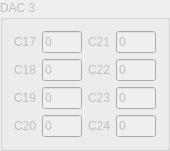
       <widget class="QGroupBox" name="groupBox_9">
        <property name="enabled">
         <bool>false</bool>
        </property>
        <property name="geometry">
         <rect>
          <x>9</x>
          <y>394</y>
          <width>160</width>
          <height>135</height>
         </rect>
        </property>
        <property name="maximumSize">
         <size>
          <width>170</width>
          <height>150</height>
         </size>
        </property>
        <property name="title">
         <string>DAC 3</string>
        </property>
        <layout class="QGridLayout" name="gridLayout_20">
         <item row="0" column="1" colspan="2">
          <layout class="QVBoxLayout" name="verticalLayout_6">
           <item>
            <layout class="QGridLayout" name="gridLayout_21">
             <item row="1" column="0">
              <widget class="QLabel" name="label_36">
               <property name="text">
                <string>C18</string>
               </property>
              </widget>
             </item>
             <item row="2" column="0">
              <widget class="QLabel" name="label_37">
               <property name="text">
                <string>C19</string>
               </property>
              </widget>
             </item>
             <item row="3" column="0">
              <widget class="QLabel" name="label_38">
               <property name="text">
                <string>C20</string>
               </property>
              </widget>
             </item>
             <item row="0" column="1">
              <widget class="QLineEdit" name="dac03channel17">
               <property name="sizePolicy">
                <sizepolicy hsizetype="Fixed" vsizetype="Fixed">
                 <horstretch>0</horstretch>
                 <verstretch>0</verstretch>
                </sizepolicy>
               </property>
               <property name="maximumSize">
                <size>
                 <width>40</width>
                 <height>16777215</height>
                </size>
               </property>
               <property name="text">
                <string>0</string>
               </property>
              </widget>
             </item>
             <item row="1" column="1">
              <widget class="QLineEdit" name="dac03channel18">
               <property name="sizePolicy">
                <sizepolicy hsizetype="Fixed" vsizetype="Fixed">
                 <horstretch>0</horstretch>
                 <verstretch>0</verstretch>
                </sizepolicy>
               </property>
               <property name="maximumSize">
                <size>
                 <width>40</width>
                 <height>16777215</height>
                </size>
               </property>
               <property name="text">
                <string>0</string>
               </property>
              </widget>
             </item>
             <item row="2" column="1">
              <widget class="QLineEdit" name="dac03channel19">
               <property name="sizePolicy">
                <sizepolicy hsizetype="Fixed" vsizetype="Fixed">
                 <horstretch>0</horstretch>
                 <verstretch>0</verstretch>
                </sizepolicy>
               </property>
               <property name="maximumSize">
                <size>
                 <width>40</width>
                 <height>16777215</height>
                </size>
               </property>
               <property name="text">
                <string>0</string>
               </property>
              </widget>
             </item>
             <item row="3" column="1">
              <widget class="QLineEdit" name="dac03channel20">
               <property name="sizePolicy">
                <sizepolicy hsizetype="Fixed" vsizetype="Fixed">
                 <horstretch>0</horstretch>
                 <verstretch>0</verstretch>
                </sizepolicy>
               </property>
               <property name="maximumSize">
                <size>
                 <width>40</width>
                 <height>16777215</height>
                </size>
               </property>
               <property name="text">
                <string>0</string>
               </property>
              </widget>
             </item>
             <item row="0" column="2">
              <widget class="QLabel" name="label_39">
               <property name="text">
                <string>C21</string>
               </property>
              </widget>
             </item>
             <item row="1" column="2">
              <widget class="QLabel" name="label_40">
               <property name="text">
                <string>C22</string>
               </property>
              </widget>
             </item>
             <item row="2" column="2">
              <widget class="QLabel" name="label_41">
               <property name="text">
                <string>C23</string>
               </property>
              </widget>
             </item>
             <item row="3" column="2">
              <widget class="QLabel" name="label_42">
               <property name="text">
                <string>C24</string>
               </property>
              </widget>
             </item>
             <item row="0" column="3">
              <widget class="QLineEdit" name="dac03channel21">
               <property name="sizePolicy">
                <sizepolicy hsizetype="Fixed" vsizetype="Fixed">
                 <horstretch>0</horstretch>
                 <verstretch>0</verstretch>
                </sizepolicy>
               </property>
               <property name="maximumSize">
                <size>
                 <width>40</width>
                 <height>16777215</height>
                </size>
               </property>
               <property name="text">
                <string>0</string>
               </property>
              </widget>
             </item>
             <item row="1" column="3">
              <widget class="QLineEdit" name="dac03channel22">
               <property name="sizePolicy">
                <sizepolicy hsizetype="Fixed" vsizetype="Fixed">
                 <horstretch>0</horstretch>
                 <verstretch>0</verstretch>
                </sizepolicy>
               </property>
               <property name="maximumSize">
                <size>
                 <width>40</width>
                 <height>16777215</height>
                </size>
               </property>
               <property name="text">
                <string>0</string>
               </property>
              </widget>
             </item>
             <item row="2" column="3">
              <widget class="QLineEdit" name="dac03channel23">
               <property name="sizePolicy">
                <sizepolicy hsizetype="Fixed" vsizetype="Fixed">
                 <horstretch>0</horstretch>
                 <verstretch>0</verstretch>
                </sizepolicy>
               </property>
               <property name="maximumSize">
                <size>
                 <width>40</width>
                 <height>16777215</height>
                </size>
               </property>
               <property name="text">
                <string>0</string>
               </property>
              </widget>
             </item>
             <item row="3" column="3">
              <widget class="QLineEdit" name="dac03channel24">
               <property name="sizePolicy">
                <sizepolicy hsizetype="Fixed" vsizetype="Fixed">
                 <horstretch>0</horstretch>
                 <verstretch>0</verstretch>
                </sizepolicy>
               </property>
               <property name="maximumSize">
                <size>
                 <width>40</width>
                 <height>16777215</height>
                </size>
               </property>
               <property name="text">
                <string>0</string>
               </property>
              </widget>
             </item>
             <item row="0" column="0">
              <widget class="QLabel" name="label_43">
               <property name="text">
                <string>C17</string>
               </property>
              </widget>
             </item>
            </layout>
           </item>
          </layout>
         </item>
        </layout>
       </widget>
